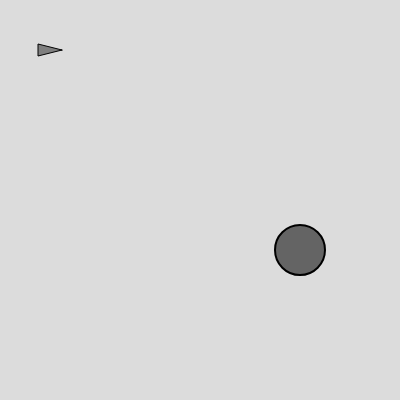
Frame 1 (no input)
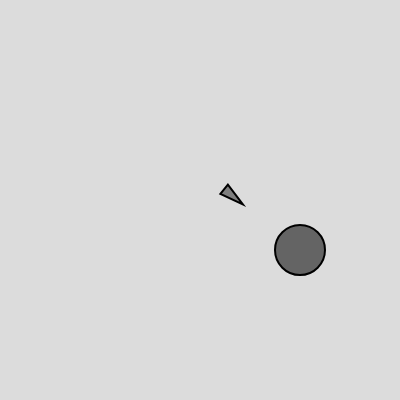
Frame 60 (no input)
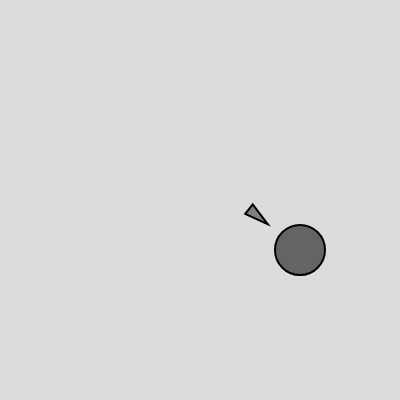
Frame 120 (the mouse pressed at the canvas centre since frame 60)

The p5.js sketch that drew these frames (run headless with seeded random() and noise() and a simulated clock; from frame 60 on, the mouse is pressed at the canvas centre):

// p5.js sketch
// ── sketch.js
/*Implement a fleeing steering behavior (the desired velocity is the same as seek, but pointed in the opposite direction).*/

let vehicle;
let target;


function setup() {
  createCanvas(400, 400);
  vehicle = new Vehicle (50, 50);
  target = new Target(300, 250);
}

function draw() {
  background(220);
  
  vehicle.update();
  
  // dist(x1, y1, x2, y2) to calcuate two points' distance
  // let dist = dist(vehicle.position.x, vehicle.position.y, target.position.x, target.position.y);
  // let dist = p5.Vector.sub(vehicle.position, target.position).mag();
  // console.log(dist);
  
  if (vehicle.isFlee(target)){
    vehicle.flee(target.position);
  }else{
    vehicle.seek(target.position);
  }
  
  vehicle.show(target);
  target.show();
}



class Vehicle{
  constructor(x, y){
    this.position = createVector(x, y);
    this.velocity = createVector();
    this.acceleration = createVector();
    this.maxspeed = 5;
    this.maxforce = 0.2;
    this.r = 6;
  }
  
  update(){
    this.velocity.add(this.acceleration);
    this.velocity.limit(this.maxspeed);
    this.position.add(this.velocity);
    this.acceleration.mult(0);
    // console.log(this.acceleration.copy());
    
  }
  
  seek(target){
    let desiredVelocity = p5.Vector.sub(target, this.position);
    desiredVelocity.setMag(this.maxspeed);
    let steerForce = p5.Vector.sub(desiredVelocity, this.velocity);
    steerForce.limit(this.maxforce);
    this.applyForce(steerForce);
  }
  
  flee (target){
      let desiredVelocity = p5.Vector.sub(this.position, target);
      desiredVelocity.setMag(this.maxspeed*0.5);
      let fleeForce = p5.Vector.sub(desiredVelocity, this.velocity);
      fleeForce.limit(this.maxforce*2);
      this.applyForce(fleeForce);
  }
  
  isFlee(target){
    let dist = p5.Vector.dist(this.position, target.position);
    if (dist < 50){
      return true;
    }else{
      return false;
    }
  }
  
  applyForce(force){
    this.acceleration.add(force);
  }
  
  show(target){
    
    stroke(0);
    
    if(this.isFlee(target)){
      fill(255, 0, 0);
    }else{
      fill(127);
    }
    
    // The vehicle is a triangle pointing in the direction of velocity.
    let angle = this.velocity.heading();
    
    push();
    translate(this.position.x, this.position.y);
    rotate(angle);
    beginShape();
    vertex(this.r * 2, 0);
    vertex(-this.r * 2, -this.r);
    vertex(-this.r * 2, this.r);
    endShape(CLOSE);
    pop();
  }
  
}


class Target{
  constructor(x, y){
    this.position = createVector(x, y);
  }
  
  show(){
    fill(100);
    strokeWeight(2);
    circle(this.position.x, this.position.y, 50);
  }
}
